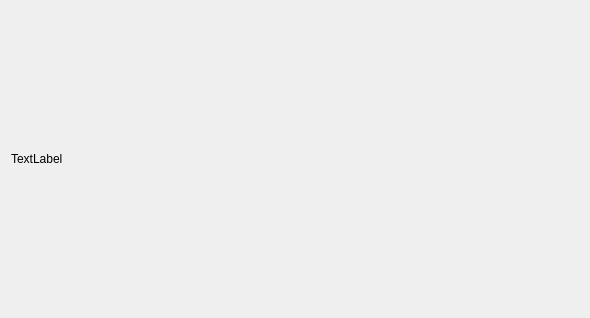
<?xml version="1.0" encoding="UTF-8"?>
<ui version="4.0">
 <class>Dialog</class>
 <widget class="QDialog" name="Dialog">
  <property name="geometry">
   <rect>
    <x>0</x>
    <y>0</y>
    <width>590</width>
    <height>318</height>
   </rect>
  </property>
  <property name="windowTitle">
   <string>Dialog</string>
  </property>
  <layout class="QVBoxLayout" name="verticalLayout">
   <item>
    <widget class="QLabel" name="label">
     <property name="text">
      <string>TextLabel</string>
     </property>
    </widget>
   </item>
  </layout>
 </widget>
 <resources/>
 <connections/>
</ui>
